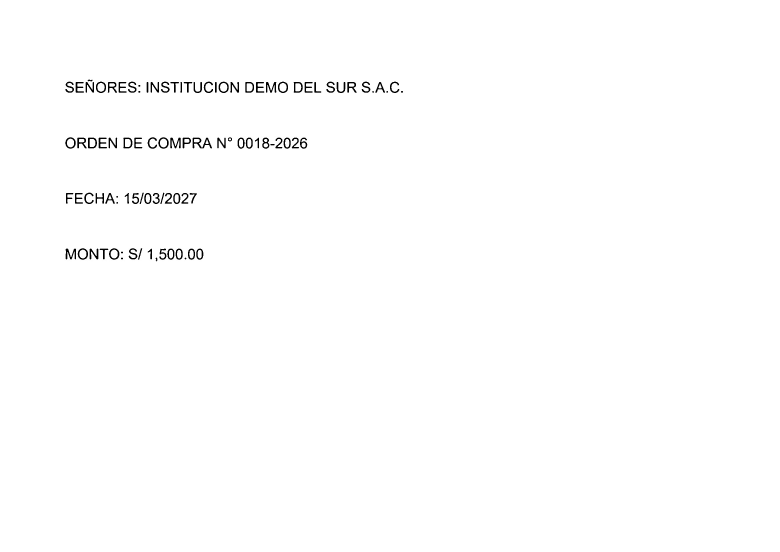
#> input picture backend/tests/fixtures/oc_foto.jpg, 2339 x 1654 px (shown at 1/3 size)
$ python -i preprocesado.py   (imports and definitions only)
#> lines starting #> are read from the running program, lines starting #| are printed output that depends on the picture; after the words box and inside, x2 and y2 are one past the last pixel; in counts of white or black regions, pixels touching at a corner belong together
#> further down, picture is the input picture: shape (1654, 2339, 3); min 0, max 255, mean 253.2
"""Preprocesado OpenCV de las páginas a imagen (Fase 9, plan sección 6).

Cada paso se activa o desactiva desde `AjustesOcr` para poder medir su efecto
sobre la exactitud del OCR en la Fase 10, cambiando de a uno. El orden es el
del plan: escala de grises, reducción de ruido, corrección de inclinación,
binarización adaptativa y escalado.

La salida siempre es una matriz escala de grises (el motor RapidOCR acepta
una sola matriz sin problema y de ahí nunca sale el color).
"""

from __future__ import annotations

from dataclasses import dataclass

import cv2
import numpy as np

# Longitud objetivo en píxeles del lado más largo: las fotos pequeñas se
# agrandan para que el detector encuentre las líneas de texto.
LADO_OBJETIVO = 1500

# Umbral de inclinación (grados) por debajo del cual no vale la pena girar.
INCLINACION_MINIMA = 0.25


@dataclass(frozen=True)
class Pasos:
    """Interruptores del preprocesado; todos activos por defecto."""

    gris: bool = True
    ruido: bool = True
    inclinacion: bool = True
    binarizacion: bool = True
    escalado: bool = True


def preparar(imagen: np.ndarray, pasos: Pasos | None = None) -> np.ndarray:
    """Aplica los pasos activos y devuelve la página lista para el motor."""
    pasos = pasos or Pasos()
    salida = imagen
    if pasos.escalado:
        salida = _agrandar(salida)
    if pasos.gris:
        salida = _a_grises(salida)
    if pasos.ruido:
        salida = _reducir_ruido(salida)
    if pasos.inclinacion:
        salida = _enderezar(salida)
    if pasos.binarizacion:
        salida = _binarizar(salida)
    return np.ascontiguousarray(salida)


def _a_grises(imagen: np.ndarray) -> np.ndarray:
    if imagen.ndim == 2:
        return imagen
    return cv2.cvtColor(imagen, cv2.COLOR_BGR2GRAY)


def _reducir_ruido(imagen: np.ndarray) -> np.ndarray:
    """Filtro de mediana 3x3: quita el ruido de puntos conservando bordes."""
    return cv2.medianBlur(imagen, 3)


def _agrandar(imagen: np.ndarray) -> np.ndarray:
    """Escala la imagen hasta que el lado mayor alcance el objetivo."""
    altura, anchura = imagen.shape[:2]
#> altura = 1654; anchura = 2339
    lado = max(altura, anchura)
#> lado = 2339
    if lado >= LADO_OBJETIVO or lado == 0:
        return imagen
    factor = LADO_OBJETIVO / lado
    return cv2.resize(imagen, None, fx=factor, fy=factor, interpolation=cv2.INTER_CUBIC)


def _enderezar(imagen: np.ndarray) -> np.ndarray:
    """Corrige la inclinación estimada con la caja mínima de los rasgos.

    La estimación busca el ángulo dominante de los bordes del documento; si
    es menor a un cuarto de grado, la imagen ya está derecha y se devuelve
    sin tocar (querer corregir medio grado sacrifica definición).
    """
    gris = _a_grises(imagen)
    esta = cv2.bitwise_not(cv2.Canny(gris, 50, 150))
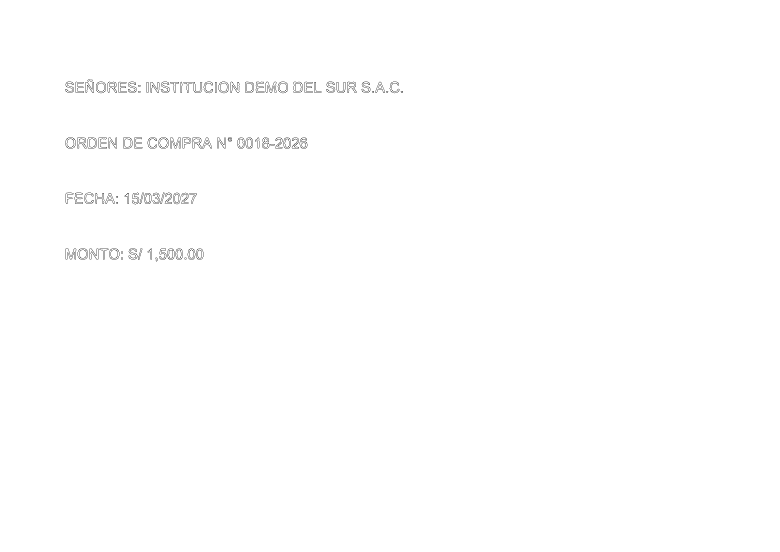
#> esta: shape (1654, 2339) (shown at 1/3 size); 99.7% white; black in thin lines or dots, all inside (x1, y1, x2, y2) = (195, 238, 1209, 784)
    (filas, columnas) = esta.shape
#> filas = 1654; columnas = 2339
    if min(filas, columnas) == 0:
        return imagen
    velocidad = cv2.minAreaRect(np.column_stack(np.where(esta > 0))[:, ::-1])[-1]
#> velocidad = -90
    angulo = velocidad
#> angulo = -90
    # OpenCV >= 4.5 devuelve el ángulo en [0, 90): un rasgo a +5° reporta 85°,
    # que es lo mismo que estar inclinado -5° respecto a la horizontal.
    if angulo > 45:
        angulo = angulo - 90
    elif angulo < -45:
        angulo = angulo + 90
#> angulo = 0
    if abs(angulo) < INCLINACION_MINIMA:
        return imagen
    alto, ancho = imagen.shape[:2]
    centro = (ancho / 2, alto / 2)
    rotacion = cv2.getRotationMatrix2D(centro, angulo, 1.0)
    return cv2.warpAffine(
        imagen,
        rotacion,
        (ancho, alto),
        flags=cv2.INTER_CUBIC,
        borderMode=cv2.BORDER_REPLICATE,
    )


def _binarizar(imagen: np.ndarray) -> np.ndarray:
    """Binarización adaptativa: garantiza texto oscuro sobre fondo claro."""
    gris = _a_grises(imagen)
    return cv2.adaptiveThreshold(
        gris,
        255,
        cv2.ADAPTIVE_THRESH_GAUSSIAN_C,
        cv2.THRESH_BINARY,
        31,
        15,
    )
#> returned value: shape (1654, 2339); 99.3% white; 94 black regions (3 under 20 px), largest, box (x1, y1, x2, y2) and area: (578, 413, 636, 445) 736, (197, 746, 228, 778) 501, (511, 413, 542, 445) 495

>>> import cv2
>>> picture = cv2.imread('../../../tests/fixtures/oc_foto.jpg')
>>> result = preparar(picture)
